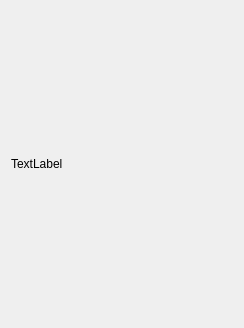
<?xml version="1.0" encoding="UTF-8"?>
<ui version="4.0">
 <class>newgameitem</class>
 <widget class="QWidget" name="newgameitem">
  <property name="geometry">
   <rect>
    <x>0</x>
    <y>0</y>
    <width>244</width>
    <height>328</height>
   </rect>
  </property>
  <property name="windowTitle">
   <string>Form</string>
  </property>
  <layout class="QVBoxLayout" name="verticalLayout">
   <item>
    <widget class="QLabel" name="label">
     <property name="text">
      <string>TextLabel</string>
     </property>
    </widget>
   </item>
  </layout>
 </widget>
 <resources/>
 <connections/>
</ui>
